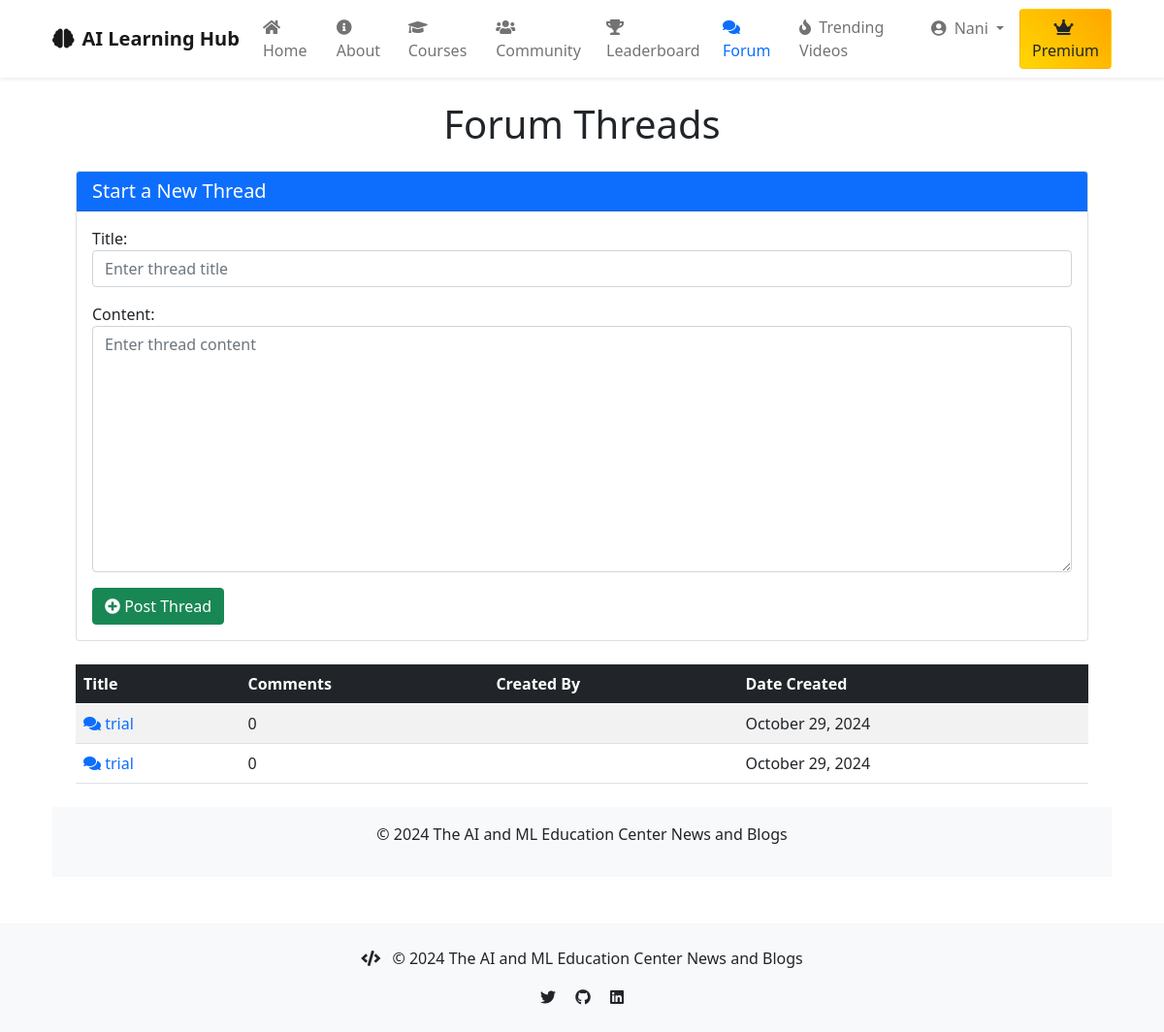
Screenshot of /forum/ (signed in) with the database file from the repository.
### apps/models.py (models this page shows)
class ForumThread(models.Model):
    title = models.CharField(max_length=200)
    content = models.TextField()
    author = models.ForeignKey(User, on_delete=models.CASCADE)
    created_at = models.DateTimeField(auto_now_add=True)
    updated_at = models.DateTimeField(auto_now=True)

### apps/views.py (the view)
# urls.py: path('forum/', views.forum_list, name='forum_list'),
@login_required
def forum_list(request):
    threads = ForumThread.objects.annotate(comment_count=Count('forumcomment'))
    if request.method == 'POST':
        form = NewThreadForm(request.POST)
        if form.is_valid():
            new_thread = form.save(commit=False)
            new_thread.author = request.user
            new_thread.save()
            return redirect('blog:forum_list')
    else:
        form = NewThreadForm()
    return render(request, 'forum_list.html', {'threads': threads, 'form': form})

### apps/forms.py
class NewThreadForm(forms.ModelForm):
    class Meta:
        model = ForumThread
        fields = ['title', 'content']
        widgets = {
            'title': forms.TextInput(attrs={'class': 'form-control', 'placeholder': 'Enter thread title'}),
            'content': forms.Textarea(attrs={'class': 'form-control', 'placeholder': 'Enter thread content'}),
        }

### apps/models.py (called while the page is built)
    def has_premium_access(self):
        return self.subscription_status

### apps/templates/forum_list.html (shortened to what this page needs)
{% extends 'base.html' %}
{% block content %}
<!DOCTYPE html>
<html lang="en">
<head>
    <link rel="stylesheet" href="https://cdn.jsdelivr.net/npm/bootstrap@5.0.2/dist/css/bootstrap.min.css">
    <link rel="stylesheet" href="https://cdnjs.cloudflare.com/ajax/libs/font-awesome/5.15.4/css/all.min.css">
</head>
<body>
    <div class="container mt-4">
        <h1 class="text-center mb-4">Forum Threads</h1>
        <div class="card mb-4">
            <div class="card-header text-white bg-primary">
                <h5 class="mb-0">Start a New Thread</h5>
            </div>
            <div class="card-body">
                <form method="POST" action="">
                    {{ form.as_p }}
                    <button type="submit" class="btn btn-success">
                        <i class="fas fa-plus-circle"></i> Post Thread
                    </button>
                </form>
            </div>
        </div>
        <table class="table table-hover table-striped">
            <thead class="table-dark">
                <tr>
                    <th>Title</th>
                    <th>Comments</th>
                    <th>Created By</th>
                    <th>Date Created</th>
                </tr>
            </thead>
            <tbody>
                {% for thread in threads %}
                <tr>
                    <td>
                        <a href="{% url 'blog:thread_detail' thread.id %}" class="text-decoration-none">
                            <i class="fas fa-comments"></i> {{ thread.title }}
                        </a>
                    </td>
                    <td>{{ thread.comment_count }}</td>
                    <td>{{ thread.created_by.username }}</td>
                    <td>{{ thread.created_at|date:"F j, Y" }}</td>
                </tr>
                {% empty %}
                <tr>
                    <td colspan="4" class="text-center">No threads available.</td>
                </tr>
                {% endfor %}
            </tbody>
        </table>
    </div>
    <footer class="bg-light text-center p-3 mt-4">
        <p>&copy; {% now "Y" %} The AI and ML Education Center News and Blogs</p>
    </footer>
</body>
</html>
{% endblock %}

### apps/templates/base.html (shortened to what this page needs)
<!DOCTYPE html>
<html lang="en">
<head>
    <link href="https://cdn.jsdelivr.net/npm/bootstrap@5.3.0/dist/css/bootstrap.min.css" rel="stylesheet">
    <link href="https://cdnjs.cloudflare.com/ajax/libs/font-awesome/6.4.0/css/all.min.css" rel="stylesheet">
</head>
<body>
<nav class="navbar navbar-expand-lg navbar-light bg-white">
    <div class="container">
        <a class="navbar-brand" href="/">
            <i class="fas fa-brain me-2"></i>AI Learning Hub
        </a>
        <div class="collapse navbar-collapse" id="navbarNav">
            <ul class="navbar-nav me-auto mb-2 mb-lg-0">
                <li class="nav-item">
                    <a class="nav-link {% if request.path == '/' %}active{% endif %}" href="/">
                        <i class="fas fa-home me-1"></i> Home
                    </a>
                </li>
                <li class="nav-item">
                    <a class="nav-link {% if request.path == '/about/' %}active{% endif %}" href="/about/">
                        <i class="fas fa-info-circle me-1"></i> About
                    </a>
                </li>
                <li class="nav-item">
                    <a class="nav-link {% if request.path == '/courses/' %}active{% endif %}" href="/courses/">
                        <i class="fas fa-graduation-cap me-1"></i> Courses
                    </a>
                </li>
                <li class="nav-item">
                    <a class="nav-link {% if request.path == '/blog/' %}active{% endif %}" href="/blog/">
                        <i class="fas fa-users me-1"></i> Community
                    </a>
                </li>
                <li class="nav-item">
                    <a class="nav-link {% if request.path == '/leaderboard/' %}active{% endif %}" href="{% url 'blog:leaderboard' %}">
                        <i class="fas fa-trophy me-1"></i> Leaderboard
                    </a>
                </li>
                <li class="nav-item">
                    <a class="nav-link {% if request.path == '/forum/' %}active{% endif %}" href="{% url 'blog:forum_list' %}">
                        <i class="fas fa-comments me-1"></i> Forum
                    </a>
                </li>
                <li class="nav-item">
                    <a class="nav-link {% if request.path == '/trending-videos/' %}active{% endif %}" href="{% url 'blog:trending_videos' %}">
                        <i class="fas fa-fire me-1"></i> Trending Videos
                    </a>
                </li>
            </ul>
            <ul class="navbar-nav ms-auto">
                {% if user.is_authenticated %}
                    <li class="nav-item dropdown">
                        <a class="nav-link dropdown-toggle" href="#" id="navbarDropdown" role="button"
                           data-bs-toggle="dropdown" aria-expanded="false">
                            <i class="fas fa-user-circle me-1"></i> {{ user.username }}
                        </a>
                    </li>
                    {% if user.userprofile.has_premium_access %}
                        <li class="nav-item ms-lg-2 mt-2 mt-lg-0">
                            <span class="btn premium-badge">
                                <i class="fas fa-crown me-1"></i> Premium
                            </span>
                        </li>
                    {% else %}
                        <li class="nav-item ms-lg-2 mt-2 mt-lg-0">
                            <a href="{% url 'blog:upgrade_to_premium' %}" class="btn upgrade-btn text-white">
                                <i class="fas fa-star me-1"></i> Upgrade to Premium
                            </a>
                        </li>
                    {% endif %}
                {% else %}
                    <li class="nav-item mt-2 mt-lg-0">
                        <a href="{% url 'blog:register' %}" class="btn btn-primary">
                            <i class="fas fa-user-plus me-1"></i> Register
                        </a>
                    </li>
                {% endif %}
            </ul>
        </div>
    </div>
</nav>
<main class="container mt-4">
    {% block content %}{% endblock %}
</main>
<footer class="bg-light text-center p-4 mt-5">
    <div class="container">
        <div class="row">
            <div class="col-12">
                <p class="mb-0">
                    <i class="fas fa-code me-2"></i>
                    &copy; {% now "Y" %} The AI and ML Education Center News and Blogs
                </p>
                <div class="mt-3">
                    <a href="#" class="text-decoration-none text-dark mx-2">
                        <i class="fab fa-twitter"></i>
                    </a>
                    <a href="#" class="text-decoration-none text-dark mx-2">
                        <i class="fab fa-github"></i>
                    </a>
                    <a href="#" class="text-decoration-none text-dark mx-2">
                        <i class="fab fa-linkedin"></i>
                    </a>
                </div>
            </div>
        </div>
    </div>
</footer>
</body>
</html>

### apps/templates/base.html (style rules this page uses)
.navbar { box-shadow: 0 2px 4px rgba(0,0,0,.08); }
.navbar-brand { font-weight: 600; font-size: 1.5rem; }
.nav-link { font-weight: 500; transition: color 0.3s ease; }
.nav-link.active { color: #0d6efd !important; }
.premium-badge { background: linear-gradient(45deg, #FFD700, #FFA500); border: none; font-weight: 600; }

### rows the page displays
ForumThread: title "trial", comment_count "0", created_at "October 29, 2024"
ForumThread: title "trial", comment_count "0", created_at "October 29, 2024"

### other values shown
{{ user.username }} "Nani"
